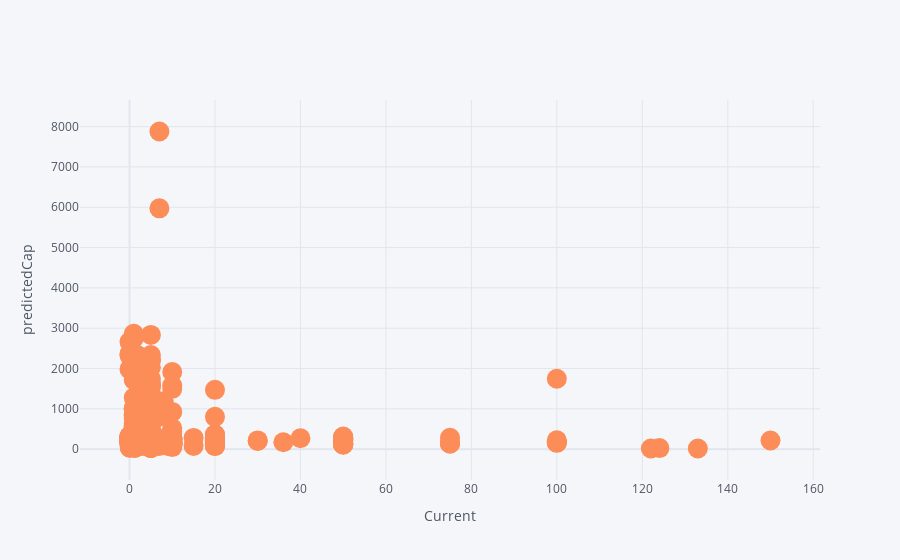

Notebook code for this chart:
### Code cell
df.iplot(kind='scatter',x='Current',y='predictedCap',mode='markers',colorscale='rdylbu',size=20,width=3,xTitle='Current',yTitle='predictedCap')

### Figure 1 — Plotly figure (JSON) as saved in the notebook; plotly's stock layout.template omitted (floating-point values rounded to 4 significant figures; data arrays with more than 128 entries replaced by an {"elided": "..."} marker saying what was removed)
{"data": [{"line": {"color": "rgba(252, 141, 89, 1.0)", "dash": "solid", "shape": "linear", "width": 3}, "marker": {"size": 20, "symbol": "circle"}, "mode": "markers", "name": "predictedCap", "text": "", "type": "scatter", "x": {"elided": "483 float values"}, "y": {"elided": "483 float values"}}], "layout": {"legend": {"bgcolor": "#F5F6F9", "font": {"color": "#4D5663"}}, "paper_bgcolor": "#F5F6F9", "plot_bgcolor": "#F5F6F9", "title": {"font": {"color": "#4D5663"}}, "xaxis": {"gridcolor": "#E1E5ED", "showgrid": true, "tickfont": {"color": "#4D5663"}, "title": {"font": {"color": "#4D5663"}, "text": "Current"}, "zerolinecolor": "#E1E5ED"}, "yaxis": {"gridcolor": "#E1E5ED", "showgrid": true, "tickfont": {"color": "#4D5663"}, "title": {"font": {"color": "#4D5663"}, "text": "predictedCap"}, "zerolinecolor": "#E1E5ED"}}}
